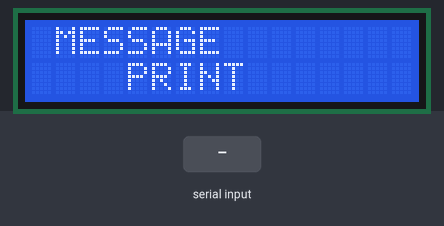
Recording of a sketch running on a simulated Arduino Uno, built with avr-gcc and run on an emulated ATmega328P. On the bench: 16×2 character LCD. The inputs (shaded band) are chosen by the test bench.

Above: at 0.1 s.
2.3 s: "1" received over Serial
At 4.6 s:
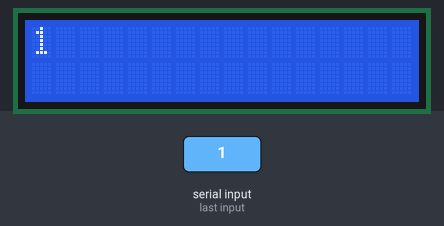
5.3 s: "0" received over Serial
At 8.1 s:
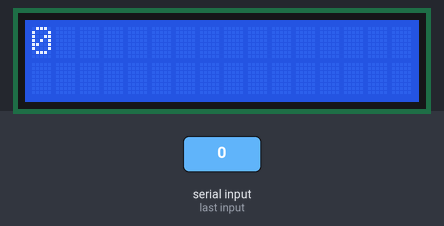
8.3 s: "2" received over Serial
At 11.6 s:
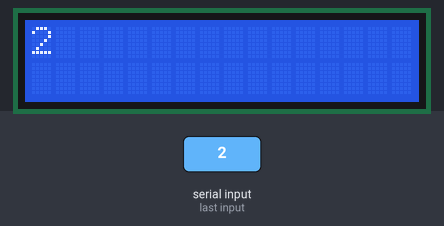
Timing chart, 0 to 13.1 s (numbered marks = the images above; inputs shaded):
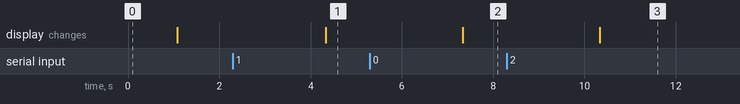

The sketch:

lcd.ino
```cpp
#include <LiquidCrystal_I2C.h>
#include <Wire.h>

LiquidCrystal_I2C LCD(0x27, 16, 2); // setup ecran

void setup()
{
  Serial.begin(9600);
  LCD.init();
  LCD.backlight();
  LCD.setCursor(1, 0);
  LCD.print("MESSAGE");
  LCD.setCursor(4, 1);
  LCD.print("PRINT");
  delay(1000);
  LCD.clear();
}

void loop()
{
  if (Serial.available() > 0)
  { // check msg

    char message_top[17];
    char message_bot[17];
    for (int i = 0; i < sizeof(message_top); i++)
    {
      message_top[i] = ' ';
      message_bot[i] = ' ';
    }
    Serial.readBytes(message_top, 16);
    message_top[16] = '\0';

    Serial.readBytes(message_bot, 16);
    message_bot[16] = '\0';
    LCD.clear();
    LCD.setCursor(0, 0);
    LCD.print(message_top);
    LCD.setCursor(0, 1);
    LCD.print(message_bot);
    delay(500);
  }
}
```

Measured:
- after the input at 2.3 s, the display: changes after 2.0 s (image 1)
- after the input at 5.3 s, the display: changes after 2.0 s (image 2)
- after the input at 8.3 s, the display: changes after 2.0 s (image 3)
